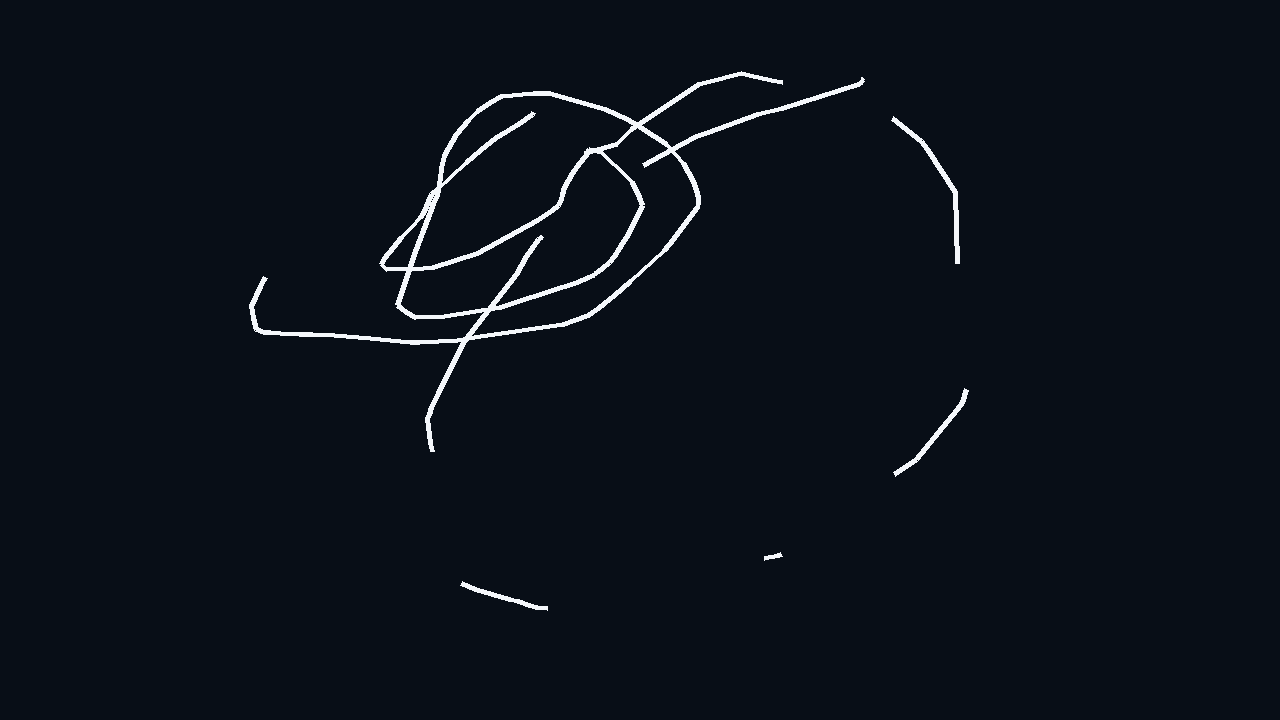
#> input picture desktop/drawings/AirWriter_20261024_113008_page3.png, 1280 x 720 px, given in place of the camera
$ python drawing_reference.py
#> lines starting #> are read from the running program, lines starting #| are printed output that depends on the picture; after the words box and inside, x2 and y2 are one past the last pixel; in counts of white or black regions, pixels touching at a corner belong together
#> in main, frame is the input picture: shape (720, 1280, 3); mean B, G, R 26.4, 17.5, 11.6
### desktop/air_writer.py
"""
Laser-Based Air Writer Smart Board
====================================
ZERO STAGE: Real-Time Red Laser Spot Detection and Tracking
(v2 - improved false-positive rejection)

This script ONLY detects and tracks a red laser dot using a phone
camera (via DroidCam) and OpenCV. It does NOT do any mouse control,
drawing, or calibration yet -- that comes in later stages.

WHAT'S NEW IN THIS VERSION (see chat explanation for full reasoning):
    - Local contrast check: a real laser is a sharp brightness PEAK
      compared to its immediate surroundings, not just "bright overall".
    - Halo red/orange dominance: we check color in the RING around the
      bright core, not the core itself (the core often clips to white).
    - Connected components (not raw contours) so touching/merged false
      blobs don't accidentally pass shape filters.
    - A continuous 0-100% confidence score instead of an instant on/off
      lock, with gradual decay and multi-frame confirmation before a
      NEW position is trusted, and before an EXISTING lock can be
      replaced by a "jump" candidate.

Controls:
    Q = Clear tracking and continue
    B = Recapture background (make sure the laser is OFF when you press B)
    ESC = Quit
"""

import cv2
import numpy as np
import time
from collections import deque

# ----------------------------------------------------------------------
# CONFIGURATION - tweak these numbers if detection is too strict/loose
# ----------------------------------------------------------------------

CAMERA_INDEX = 1                # DroidCam is camera index 1 on this laptop

BACKGROUND_CAPTURE_FRAMES = 30  # frames averaged to build the background
BACKGROUND_WARMUP_SECONDS = 3   # countdown so the user can turn the laser OFF

# --- Brightness / difference thresholds ---
DIFF_THRESHOLD = 40             # how much brighter than background a pixel must be
MIN_BRIGHTNESS = 200            # laser center is usually near-white / very bright (0-255)

# --- Candidate blob filtering (shape/size) ---
MIN_AREA = 3                    # laser dot is small; reject tiny noise specks
MAX_AREA = 400                  # reject big blobs (reflections, red objects, etc.)
MIN_CIRCULARITY = 0.5           # 1.0 = perfect circle. Laser dot should be fairly round
MAX_ASPECT_RATIO = 2.2          # reject long/thin shapes (reflections, text edges)

# --- NEW: local contrast (peak vs surrounding ring) ---
# This is the core anti-false-positive check. A real laser is MUCH
# brighter than the handful of pixels immediately around it. A warm
# reflection or overexposed patch is usually bright over a WIDE area,
# so its local contrast (center vs. immediate ring) is much lower.
CONTRAST_INNER_RADIUS = 6        # radius (px) sampled as "the candidate"
CONTRAST_OUTER_RADIUS = 16       # radius (px) of the outer edge of the ring
MIN_LOCAL_CONTRAST = 25          # inner brightness must exceed ring brightness by this much

# --- Background staleness guard (important when background = laptop screen) ---
STALE_CHANGE_RATIO = 0.08       # if more than 8% of pixels changed, flag as stale
STALE_WARNING_FRAMES = 5        # consecutive stale frames before we show a strong warning

# --- NEW: confidence-based temporal tracking ---
MAX_JUMP_DISTANCE = 120          # max px distance to count as "still the same laser"
SEED_TOLERANCE = 25              # px tolerance for "same new candidate, frame to frame"
CONFIRM_FRAMES_TO_LOCK = 4        # consecutive frames a NEW candidate must repeat before we trust it
CONFIDENCE_GAIN = 22             # confidence added per frame the laser is re-confirmed
CONFIDENCE_DECAY = 12            # confidence removed per frame the laser is NOT seen
SEED_START_CONFIDENCE = 45       # confidence granted the moment a brand-new lock is confirmed
LOCK_DISPLAY_THRESHOLD = 55      # confidence needed to show "LASER LOCKED" (vs "LASER TENTATIVE")
LOW_CONFIDENCE_SWITCH_THRESHOLD = 20  # a challenger may only take over once confidence drops this low
LOST_TRACK_FRAMES = 12           # frames with confidence at 0 before we fully drop the track
SMOOTHING_ALPHA = 0.5            # 0..1, higher = less smoothing / more responsive

# ----------------------------------------------------------------------


# [27 lines left out: function capture_background, not called in this run]


def build_color_mask(hsv):
    """
    Build a mask for laser-PLAUSIBLE colors.

    A laser dot is not simply "red" -- the very center often clips to
    white/pink/orange/yellow because the sensor saturates there. So we
    combine red (with hue wrap-around), orange/yellow, and a near-white
    but very-bright range (the blown-out laser core) into one mask.
    """
    red_lower1 = cv2.inRange(hsv, (0, 60, 150), (10, 255, 255))
    red_lower2 = cv2.inRange(hsv, (170, 60, 150), (180, 255, 255))
    orange_yellow = cv2.inRange(hsv, (10, 60, 150), (35, 255, 255))
    bright_white_core = cv2.inRange(hsv, (0, 0, 230), (180, 80, 255))

    color_mask = red_lower1 | red_lower2 | orange_yellow | bright_white_core
    return color_mask


# [50 lines left out: function measure_local_contrast_and_halo, not called in this run]


def find_candidates(combined_mask, gray, diff, bgr):
    """
    Find and score all laser-plausible blobs in the combined binary mask.

    Uses CONNECTED COMPONENTS (not raw findContours) so that if two
    separate bright regions happen to touch in the mask, they are still
    treated and measured as separate blobs instead of one merged,
    oddly-shaped region that might slip past the shape filters.
    """
    num_labels, labels, stats, centroids = cv2.connectedComponentsWithStats(
        combined_mask, connectivity=8
    )

    candidates = []

    # label 0 is the background component; skip it
    for label in range(1, num_labels):
        x, y, w, h, area = stats[label]
        if area < MIN_AREA or area > MAX_AREA:
            continue

        aspect_ratio = max(w, h) / max(1, min(w, h))
        if aspect_ratio > MAX_ASPECT_RATIO:
            continue

        # Isolate just this one component to measure its shape cleanly
        component_mask = np.zeros(gray.shape, dtype=np.uint8)
        component_mask[y:y + h, x:x + w] = (
            labels[y:y + h, x:x + w] == label
        ).astype(np.uint8) * 255

        contours, _ = cv2.findContours(
            component_mask, cv2.RETR_EXTERNAL, cv2.CHAIN_APPROX_SIMPLE
        )
        if not contours:
            continue
        contour = max(contours, key=cv2.contourArea)
        perimeter = cv2.arcLength(contour, True)
        if perimeter == 0:
            continue
        circularity = 4 * np.pi * area / (perimeter * perimeter)
        if circularity < MIN_CIRCULARITY:
            continue

        cx, cy = centroids[label]

        # ---- NEW: local contrast + halo redness check ----
        contrast_result = measure_local_contrast_and_halo(gray, bgr, cx, cy)
        if contrast_result is None:
            continue
        local_contrast, halo_red_dominance = contrast_result
        if local_contrast < MIN_LOCAL_CONTRAST:
            continue  # not a sharp peak -> almost certainly not the laser

        mean_brightness = float(cv2.mean(gray, mask=component_mask)[0])
        mean_diff = float(cv2.mean(diff, mask=component_mask)[0])
        if mean_brightness < MIN_BRIGHTNESS * 0.6:
            continue

        # ---- Weighted score combining every independent clue ----
        # No single clue can push the score high on its own; a laser
        # should satisfy MOST of these at once.
        score = 0.0
        score += 0.22 * min(mean_brightness / 255.0, 1.0)
        score += 0.18 * min(mean_diff / 100.0, 1.0)
        score += 0.20 * circularity
        score += 0.20 * min(local_contrast / 80.0, 1.0)          # NEW
        score += 0.15 * min(max(halo_red_dominance, 0) / 80.0, 1.0)  # NEW
        score += 0.05 * (1.0 - min(area / MAX_AREA, 1.0))

        candidates.append({
            "center": (float(cx), float(cy)),
            "score": score,
            "local_contrast": local_contrast,
            "halo_red_dominance": halo_red_dominance,
        })

    return candidates


# [200 lines left out: functions _legacy_main, main, not called in this run]


# [2 lines that do not run on import are left out]


### desktop/drawing_reference.py
"""Laser Air Writer drawing interface.
Uses the existing air_writer detector pipeline; this module does not perform
independent red-object detection.
"""
from __future__ import annotations

import importlib
import os
import time
from collections import deque
from datetime import datetime
from pathlib import Path
from typing import Any

import cv2
import numpy as np

try:
    import air_writer as aw
except Exception as exc:
    raise SystemExit(f"Could not import air_writer.py: {exc}")

WINDOW = "LASER AIR WRITER"
PREVIEW_WINDOW = "DroidCam Preview"
CAMERA_INDEX = getattr(aw, "CAMERA_INDEX", 1)
BOARD_W, BOARD_H = 1280, 720
BLACK = (0, 0, 0)

COLORS = {
    "WHITE": (255, 255, 255), "RED": (0, 0, 255), "GREEN": (0, 255, 0),
    "BLUE": (255, 0, 0), "YELLOW": (0, 255, 255), "CYAN": (255, 255, 0),
    "MAGENTA": (255, 0, 255),
}
PEN_SIZES = (2, 4, 6, 10, 15)
ERASER_SIZES = (10, 20, 30, 50)
MAX_JUMP = 90.0
MIN_CONFIDENCE = 55.0
MIN_STABLE_FRAMES = 2
SMOOTH_ALPHA = 0.55


def _first(name: str, default: Any = None) -> Any:
    return getattr(aw, name, default)


def _call_detector(frame, state: dict) -> tuple[bool, tuple[float, float] | None, float]:
    """Reuse air_writer's public detector if it exposes one.

    The included project file is a mapping test whose inline detector is not
    importable as a function. For that legacy layout, this adapter executes the
    same candidate/YOLO/tracking stages without changing their thresholds.
    """
    names = ("detect_laser", "get_laser_position", "process_frame", "detect")
    for name in names:
        fn = getattr(aw, name, None)
        if callable(fn):
            try:
                result = fn(frame)
            except TypeError:
                result = fn(frame, state)
            if isinstance(result, dict):
                p = result.get("position", result.get("center"))
                valid = bool(result.get("valid", result.get("detected", p is not None)))
                conf = float(result.get("confidence", 100.0 if valid else 0.0))
                return valid, tuple(map(float, p)) if p is not None else None, conf
            if isinstance(result, tuple) and len(result) >= 2:
                p, conf = result[0], result[1]
                return p is not None, tuple(map(float, p)) if p is not None else None, float(conf)

    # Legacy air_writer-compatible path. It is intentionally the same pipeline
    # shown in the supplied screen_mapping_test.py, not a new detector.
    if "background" not in state:
        state["background"] = cv2.cvtColor(frame, cv2.COLOR_BGR2GRAY)
    gray = cv2.cvtColor(frame, cv2.COLOR_BGR2GRAY)
#> gray: shape (720, 1280); values 13 (black) and 247 (white), 1.5% white; 5 white regions, box (x1, y1, x2, y2) and area: (249, 71, 865, 452) 11939, (891, 116, 960, 264) 864, (893, 388, 969, 477) 582, (460, 581, 548, 611) 417, (764, 552, 783, 561) 79
    hsv = cv2.cvtColor(frame, cv2.COLOR_BGR2HSV)
#> hsv: shape (720, 1280, 3); mean H, S, V 108, 163.6, 26.4
    diff = cv2.absdiff(gray, state["background"])
#> diff: shape (720, 1280); every value is 0
    _, dm = cv2.threshold(diff, _first("DIFF_THRESHOLD", 25), 255, cv2.THRESH_BINARY)
    _, bm = cv2.threshold(gray, _first("MIN_BRIGHTNESS", 150), 255, cv2.THRESH_BINARY)
    color_fn = getattr(aw, "build_color_mask", None)
    cand_fn = getattr(aw, "find_candidates", None)
    if not callable(color_fn) or not callable(cand_fn):
        return False, None, 0.0
    mask = cv2.bitwise_and(cv2.bitwise_and(dm, bm), color_fn(hsv))
    kernel = np.ones((3, 3), np.uint8)
    mask = cv2.morphologyEx(mask, cv2.MORPH_OPEN, kernel)
    mask = cv2.morphologyEx(mask, cv2.MORPH_CLOSE, kernel, iterations=2)
    candidates = cand_fn(mask, gray, diff, frame)
#> in find_candidates, `num_labels, labels, stats, centroids = cv2.connectedComponentsWithStat..`: num_labels = 1; stats = [[0, 0, 1280, 720, 921600]]; centroids = [[639.5, 359.5]]
#> after the loop in find_candidates, `for label in range(1, num_labels):`: candidates = []
#> candidates = []
    if not candidates:
        return False, None, 0.0
    candidates.sort(key=lambda c: float(c.get("score", 0)), reverse=True)
    c = candidates[0]
    p = tuple(map(float, c["center"]))
    score = float(c.get("score", 0))
    return True, p, score * 100.0 if score <= 1 else score


# [6 lines left out: function draw_segment, not called in this run]


def main():
    cap = cv2.VideoCapture(CAMERA_INDEX)
    if not cap.isOpened():
        raise SystemExit(f"Could not open DroidCam at CAMERA_INDEX={CAMERA_INDEX}")
    board = np.zeros((BOARD_H, BOARD_W, 3), np.uint8)
    undo, redo = [], []
    current = None
    mode, color_name, size = "PEN", "WHITE", 6
    preview = True
    detector_state = {}
    stable = deque(maxlen=MIN_STABLE_FRAMES)
    filtered = None
    last = None
    last_time = time.perf_counter()
    fps = 0.0
    os.makedirs("drawings", exist_ok=True)

    def finish_stroke():
        nonlocal current, last, filtered
        if current:
            undo.append(current)
            redo.clear()
        current = None; last = None; filtered = None

    # [5 lines left out: function restore, not called in this run]

    try:
        while True:
            ok, frame = cap.read()
            if not ok:
                finish_stroke(); continue
            valid, pos, confidence = _call_detector(frame, detector_state)
#> valid = False; confidence = 0
            valid = bool(valid and pos is not None and confidence >= MIN_CONFIDENCE)
            if valid:
                stable.append(pos)
                if len(stable) >= MIN_STABLE_FRAMES:
                    p = np.mean(np.asarray(stable), axis=0)
                    filtered = p if filtered is None else SMOOTH_ALPHA * p + (1-SMOOTH_ALPHA) * filtered
                    x = int(np.clip(filtered[0] * BOARD_W / max(1, frame.shape[1]), 0, BOARD_W-1))
                    y = int(np.clip(filtered[1] * BOARD_H / max(1, frame.shape[0]), 0, BOARD_H-1))
                    point = (x, y)
                    if last is not None and np.hypot(point[0]-last[0], point[1]-last[1]) > MAX_JUMP:
                        finish_stroke(); point = None
                    if point is not None:
                        if mode in ("PEN", "ERASER"):
                            if current is None: current = []
                            if last is not None:
                                w = size
                                draw_segment(board, last, point, COLORS[color_name], w, mode == "ERASER")
                                current.append((last, point, COLORS[color_name], w, mode == "ERASER"))
                            last = point
            else:
                stable.clear(); finish_stroke()

            now = time.perf_counter(); fps = 0.9*fps + 0.1/(now-last_time); last_time = now
            view = board.copy()
            cv2.putText(view, f"LASER: {'DETECTED' if valid else 'NOT DETECTED'}   MODE: {mode}   COLOR: {color_name}   SIZE: {size}   FPS: {fps:.0f}", (18, 30), cv2.FONT_HERSHEY_SIMPLEX, .55, (180,180,180), 1, cv2.LINE_AA)
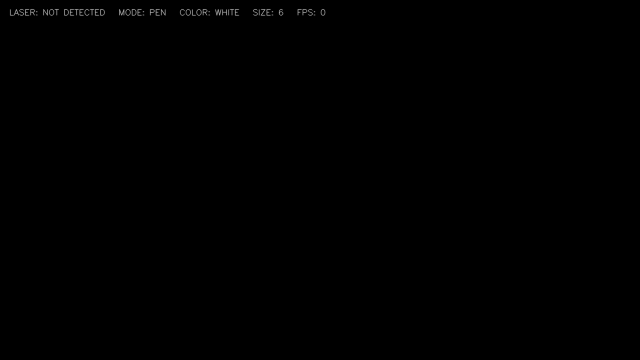
#> view: shape (720, 1280, 3) (shown at 1/2 size); min 0, max 177, mean 0.3
            cv2.putText(view, "P pen | E eraser | C clear | U undo | R redo | S save | V preview | Q exit", (18, BOARD_H-18), cv2.FONT_HERSHEY_SIMPLEX, .5, (130,130,130), 1, cv2.LINE_AA)
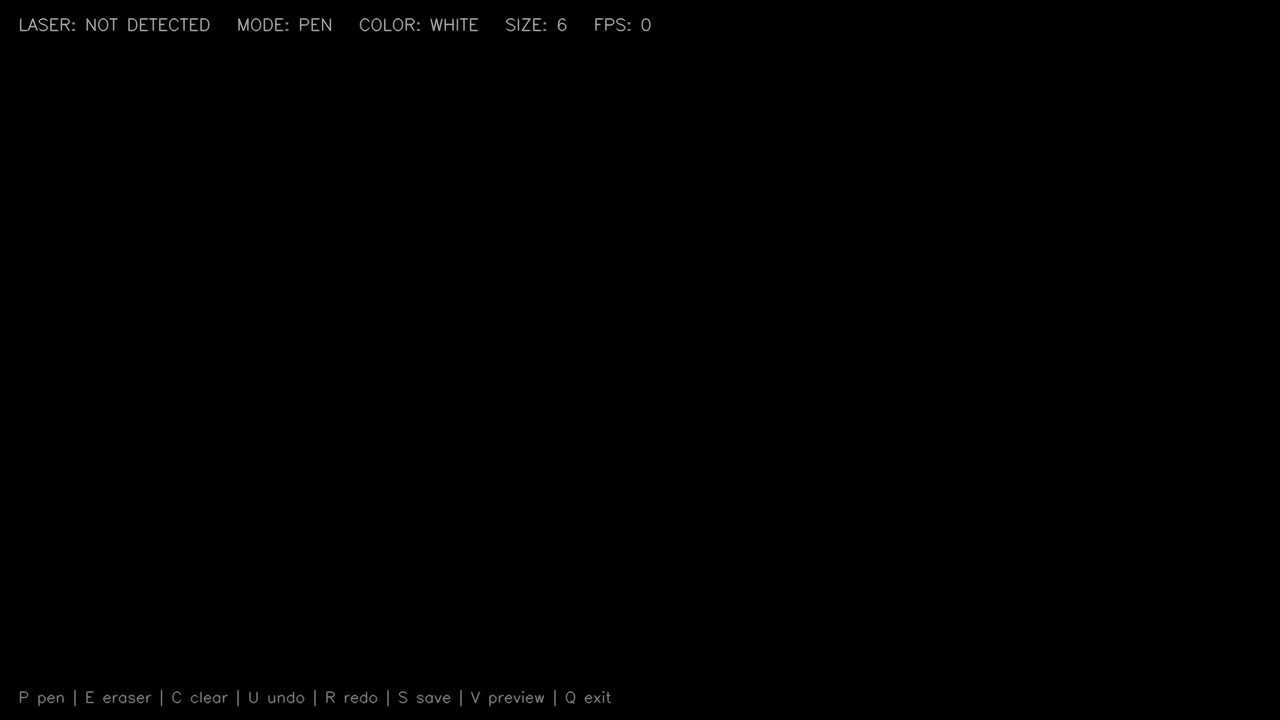
#> view: shape (720, 1280, 3); 0.34% of pixels changed, all inside (x1, y1, x2, y2) = (19, 689, 612, 707)
            cv2.imshow(WINDOW, view)
            if preview:
                small = cv2.resize(frame, (320, 240), interpolation=cv2.INTER_AREA)
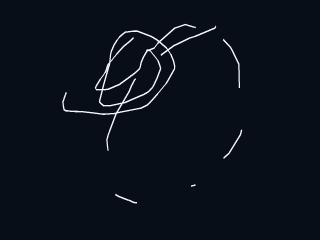
#> small: shape (240, 320, 3); mean B, G, R 26.4, 17.5, 11.6
                cv2.imshow(PREVIEW_WINDOW, small)
            key = cv2.waitKey(1) & 0xFF
#> (key q is pressed here)
            if key == ord('q'): break
            if key == ord('p'): finish_stroke(); mode = "PEN"
            elif key == ord('e'): finish_stroke(); mode = "ERASER"
            elif key == ord('v'): preview = not preview; cv2.destroyWindow(PREVIEW_WINDOW)
            elif key == ord('u') and undo: redo.append(undo.pop()); restore()
            elif key == ord('r') and redo: undo.append(redo.pop()); restore()
            elif key == ord('c'): finish_stroke(); undo.append([]); redo.clear(); board[:] = 0
            elif key == ord('s'):
                name = Path('drawings') / f"AirWriter_Drawing_{datetime.now():%Y-%m-%d_%H-%M-%S}.png"
                cv2.imwrite(str(name), board)
            elif key in b"12345": size = PEN_SIZES[int(chr(key))-1]; finish_stroke()
            elif key in b"6789": size = ERASER_SIZES[int(chr(key))-6]; mode = "ERASER"; finish_stroke()
            elif key in b"wrgb ycm".replace(b" ", b""):
                chars = {ord('w'):'WHITE',ord('r'):'RED',ord('g'):'GREEN',ord('b'):'BLUE',ord('y'):'YELLOW',ord('c'):'CYAN',ord('m'):'MAGENTA'}
                color_name = chars[key]; mode = "PEN"; finish_stroke()
    finally:
        finish_stroke(); cap.release(); cv2.destroyAllWindows()

if __name__ == "__main__":
    main()

$ run again, on desktop/drawings/AirWriter_20261101_152451_page1.png
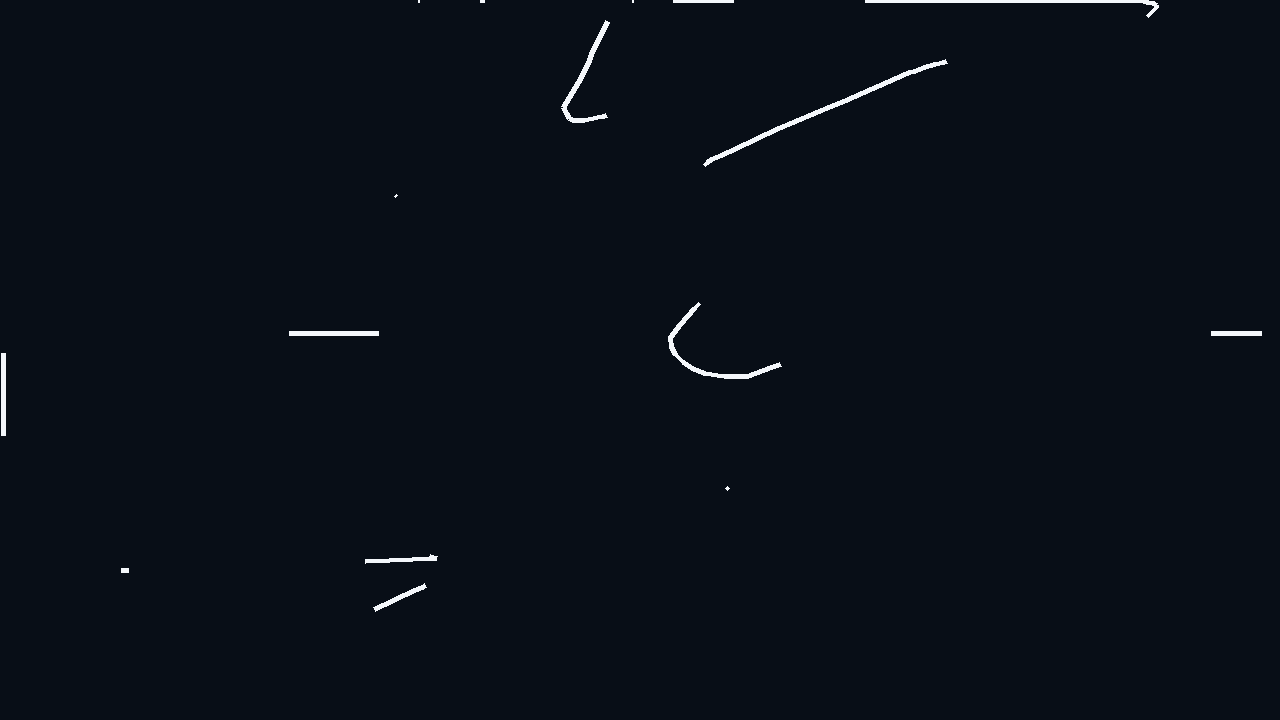
#> input picture desktop/drawings/AirWriter_20261101_152451_page1.png, 1280 x 720 px, given in place of the camera
#> in main, frame is the input picture: shape (720, 1280, 3); mean B, G, R 24.4, 15.5, 9.5
#> gray: shape (720, 1280); values 13 (black) and 247 (white), 0.63% white; 16 white regions (5 under 20 px), largest, box (x1, y1, x2, y2) and area: (703, 59, 948, 167) 1269, (865, 0, 1159, 18) 952, (668, 302, 782, 379) 835
#> hsv: shape (720, 1280, 3); mean H, S, V 108, 165, 24.4
#> diff: shape (720, 1280); every value is 0
#> labels: shape (720, 1280) int32; every value is 0
#> num_labels = 1; stats = [[0, 0, 1280, 720, 921600]]; centroids = [[639.5, 359.5]]
#> after the loop in find_candidates, `for label in range(1, num_labels):`: candidates = []
#> valid = False; confidence = 0
#> in main, `small = cv2.resize(frame, (320, 240), interpolation=cv2.INTER_AREA)`:
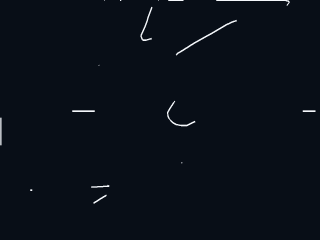
#> small: shape (240, 320, 3); mean B, G, R 24.4, 15.5, 9.5
